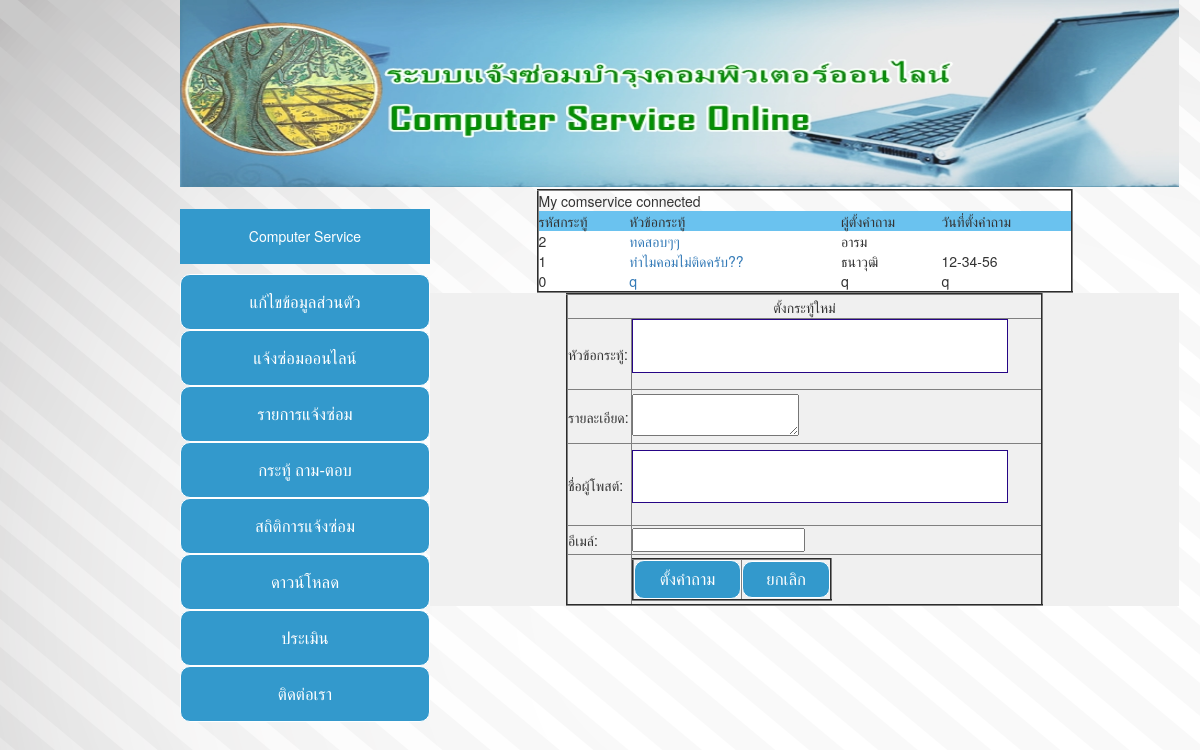
The page /Member/Webboard.php on the database as committed earlier.
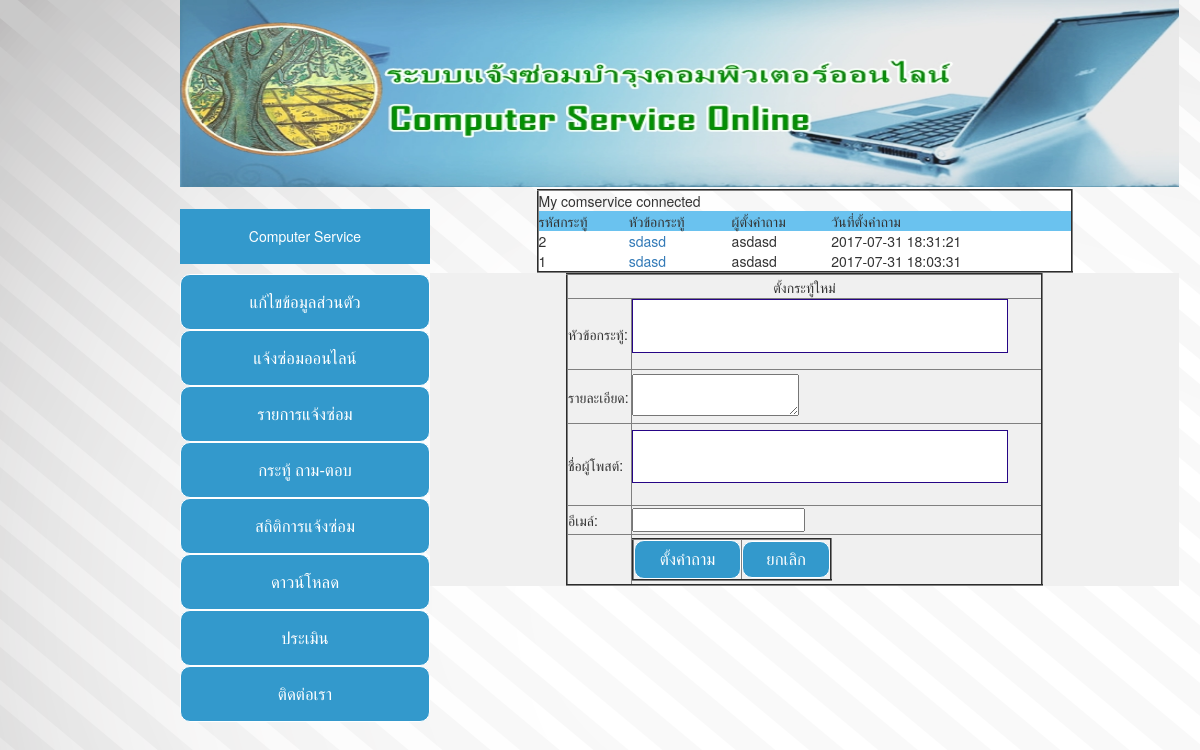
The same page on the database as committed later.
### tables this page shows
CREATE TABLE `webboard_quiz` (
  `id_question` bigint(11) NOT NULL AUTO_INCREMENT,
  `title` varchar(50) NOT NULL,
  `name` varchar(50) NOT NULL,
  `message` text NOT NULL,
  `email` varchar(50) NOT NULL,
  `date_q` varchar(50) NOT NULL,
  `count_q` varchar(50) NOT NULL,
  PRIMARY KEY (`id_question`)
);

### Member/connect.php (called while the page is built, shortened)
<?php
	$dbname="Project2";
?>

### Member/Webboard.php (the view, shortened to what this page needs)
<?
include('../meta.php');
?>
  <tr align="left" valign="top">
    <td width="248" align="center"><div id="login">
<a href="/project2/Member/firstpage_member.php"><h1>Computer Service</h1> </a>
      <a href="/project2/Member/Edit_member.php"> <input type="button" name="button2" id="button2" value="แก้ไขข้อมูลส่วนตัว" ></a>
      <a href="/project2/Member/ToFix.php"> <input type="button" name="button1" id="button1" value="แจ้งซ่อมออนไลน์" ></a>
      <a href="/project2/Member/listrepair.php"><input type="button" name="button5" id="button5" value="รายการแจ้งซ่อม"></a>
      <a href="/project2/Member/Webboard.php"><input type="button" name="button6" id="button6" value="กระทู้ ถาม-ตอบ"> </a>
      <a href="/project2/Member/stat.php"><input type="button" name="button8" id="button8" value="สถิติการแจ้งซ่อม"></a>
	  <a href="/project2/Member/download.php"><input type="button" name="button9" id="button9" value="ดาวน์โหลด"></a>
      <a href="/project2/Member/Evaluation.php"><input type="button" name="button3" id="button3" value="ประเมิน"></a>
      <a href="/project2/Member/contact.php"><input type="button" name="button4" id="button4" value="ติดต่อเรา"> </a>
        </div></td>
    <td width="896" align="center">
  <?
   print"<table width=456 height=59 border=2>";
   print"<tr>";
   print"<td width=703>";
   print"  <table width=532 align=center>";
      print"<tr bgcolor=#6AC2EF>";
         print"<td>รหัสกระทู้</td>";
          print" <td>หัวข้อกระทู้</td>";
          print" <td>ผู้ตั้งคำถาม</td>";
          print" <td>วันที่ตั้งคำถาม</td>";
       print" </tr>";
include("connect.php");
	$sql = "select * from webboard_quiz order by id_question desc";
	$dbquery = mysql_db_query($dbname,$sql);
	$num_row = mysql_num_rows($dbquery);
	$i=0;
		while($i < $num_row)
		{
			$result = mysql_fetch_array($dbquery);
			$id_question = $result["id_question"];
			$title = $result["title"];
			$name = $result["name"];
			$date_q = $result["date_q"];
			print "<tr bgcolor=#FFFFFF>";
			print"<td>".$id_question."</td>";
			print"<td><a href=\"webboard_ans.php?id_question=$id_question\" target=\"$id_question\">$title</a></td>";
			print"<td>".$name."</td>";
			print"<td>".$date_q."</td>";
				print"</tr>";
			$i++;
			}
			print"</table>";
		print"</td>";
		print"</tr>";
		print"</table>";
 ?>
<form name="form1" method="post" action="/project2/Member/postques.php">
    <table width="477" height="313" border="2">
      <tbody>
        <tr>
          <td colspan="2" align="center">ตั้งกระทู้ใหม่</td>
          </tr>
        <tr>
          <td width="52" height="21">หัวข้อกระทู้:</td>
          <td width="331"><input type="text" name="title" id="title"></td>
        </tr>
        <tr>
          <td>รายละเอียด:</td>
          <td><textarea name="message" id="message" wrap="virtual"></textarea></td>
        </tr>
        <tr>
          <td>ชื่อผู้โพสต์:</td>
          <td><input type="text" name="name" id="name"></td>
        </tr>
        <tr>
          <td>อีเมล์:</td>
          <td><input type="email" name="email" id="email"></td>
        </tr>
        <tr>
          <td>&nbsp;</td>
          <td><table width="200" border="2">
            <tbody>
              <tr>
                <td width="100"><input type="submit" name="submit" id="submit" value="ตั้งคำถาม"></td>
                <td width="82"><input type="button" name="button3" id="button3" value="ยกเลิก"></td>
              </tr>
            </tbody>
          </table></td>
        </tr>
      </tbody>
    </table></form>
  </tr>
  <tr>
  <td width="248" align="center" valign="top">&nbsp;</td>
  <td width="2" align="center" valign="top"><p>&nbsp;</p></td>
</tr>
</table></div>
</body>
</html>

Rows that differ between the two databases and show on the page:
removed webboard_quiz: id_question "0", title "q", name "q", date_q "q"
changed webboard_quiz id 2: title "ทดสอบๆๆ" → "sdasd"; name "อารม" → "asdasd"; date_q (not shown) → "2017-07-31 18:31:21"
changed webboard_quiz id 1: title "ทำไมคอมไม่ติดครับ??" → "sdasd"; name "ธนาวุฒิ" → "asdasd"; date_q "12-34-56" → "2017-07-31 18:03:31"
